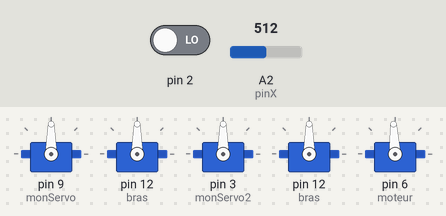
This sketch was run on a simulated Arduino Uno, built with avr-gcc and run on an emulated ATmega328P. On the bench: 5 × servo. The inputs (shaded band) are chosen by the test bench; at power-on: pin 2 LOW, A2 (pinX) = 512.

Above: at 1.2 s.
1.3 s: pin 2 driven HIGH
At 2.7 s:
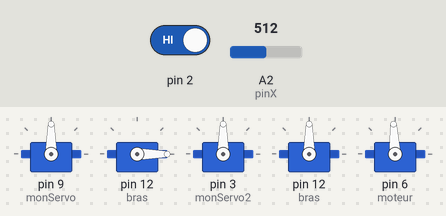
7.3 s: A2 (pinX) set to 716
At 8.5 s:
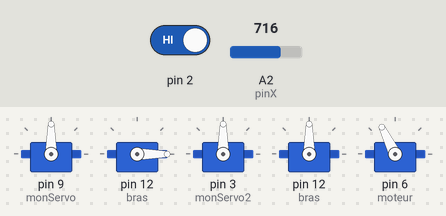
13.3 s: A2 (pinX) set to 900
At 15.6 s:
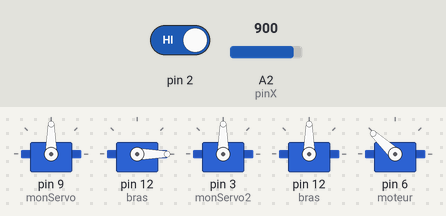
18.9 s: A2 (pinX) set to 1023
At 21.4 s:
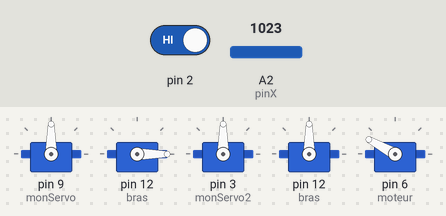
Timing chart, 0 to 26.6 s (numbered marks = the images above; inputs shaded):
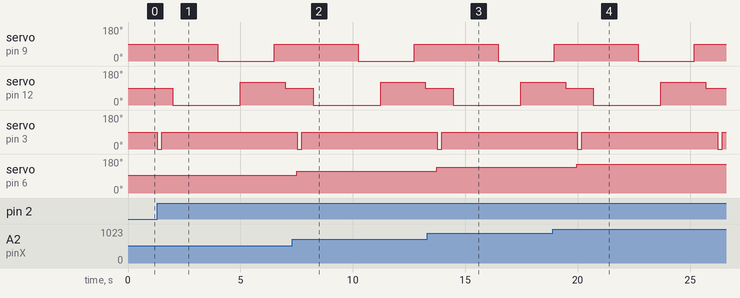

The sketch:

catapulte2.ino
```cpp
/*
   Code 23 - Edurobot.ch, destiné à l'Arduino
   Objectif : Faire bouger le bras d'un servomoteur dans un sens puis dans l'autre, indéfiniment
*/

//*****EN-TÊTE DECLARATIF*****
#include <Servo.h>  // on inclut la bibliothèque pour piloter un servomoteur
Servo moteur;
Servo monServo;
Servo servo1;
Servo bras;
Servo monServo2;  // on crée l'objet monServo
#define pinX    A2
#define pinY    A1
#define swPin    6
int Axe_X = A2;
int servoVal;

void setup()
{
    pinMode(2, INPUT);
    monServo.attach(9);
    bras.attach(12);
    monServo2.attach(3); // on définit le Pin utilisé par le servomoteur
    pinMode(pinX, INPUT);
    servo1.attach(12);
    pinMode (Axe_X, INPUT);
    moteur.attach(6);
}


void loop()
{
        if (digitalRead(2) == HIGH) {
          monServo2.write(0);  // le bras du servomoteur prend la position de la variable position
          delay(200);
          monServo2.write(90);
          delay(500);
          bras.write(0);
          delay(2000);
          monServo.write(0);
          delay(1000);
          bras.write(120);
          delay(1500);
          monServo.write(90);  // le bras du servomoteur prend la position de la variable position
          delay(500);  // on attend 15 millisecondes
          bras.write(90);
          delay(500);
        }
      servoVal = analogRead (Axe_X);
      servoVal = map(servoVal, 0, 1023, 900, 2100);
      moteur.writeMicroseconds(servoVal);
      delay(30);
}

    //for (int position = 90; position >=0; position --){ // cette fois la variable position passe de 180 à 0°
     //   monServo.write(position);  // le bras du servomoteur prend la position de la variable position
      //  delay(15);  // le bras du servomoteur prend la position de la variable position
    //}
```

Measured:
- after the input at 1.3 s, servo on pin 9 (monServo): 90° → 0° after 2.7 s, → 90° 2.5 s later; servo on pin 12 (bras): 90° → 0° after 0.70 s, → 120° 3.0 s later, → 90° 2.0 s later; servo on pin 3 (monServo2): 90° → 0° at once, → 90° 0.20 s later
- after the input at 7.3 s, servo on pin 6 (moteur): 93° → 116° after 0.20 s
- after the input at 13.3 s, servo on pin 6 (moteur): 116° → 137° after 0.43 s
- after the input at 18.9 s, servo on pin 6 (moteur): 137° → 151° after 1.1 s
